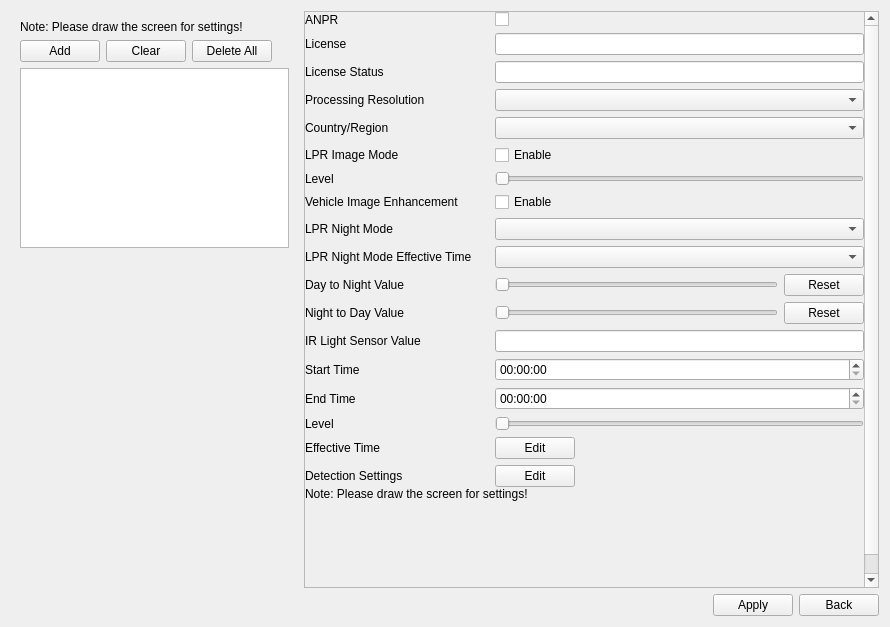
<?xml version="1.0" encoding="UTF-8"?>
<ui version="4.0">
 <class>AnprSettingPage</class>
 <widget class="QWidget" name="AnprSettingPage">
  <property name="geometry">
   <rect>
    <x>0</x>
    <y>0</y>
    <width>890</width>
    <height>627</height>
   </rect>
  </property>
  <property name="windowTitle">
   <string>Form</string>
  </property>
  <layout class="QGridLayout" name="gridLayout_2">
   <item row="0" column="0">
    <widget class="QWidget" name="widget_left" native="true">
     <property name="sizePolicy">
      <sizepolicy hsizetype="Preferred" vsizetype="Preferred">
       <horstretch>1</horstretch>
       <verstretch>0</verstretch>
      </sizepolicy>
     </property>
     <layout class="QVBoxLayout" name="verticalLayout">
      <property name="topMargin">
       <number>9</number>
      </property>
      <item>
       <widget class="QLabel" name="label_note">
        <property name="text">
         <string>Note: Please draw the screen for settings!</string>
        </property>
        <property name="style" stdset="0">
         <string>blue_text</string>
        </property>
       </widget>
      </item>
      <item>
       <layout class="QHBoxLayout" name="horizontalLayout">
        <item>
         <widget class="MyPushButton" name="pushButton_add">
          <property name="text">
           <string>Add</string>
          </property>
         </widget>
        </item>
        <item>
         <widget class="MyPushButton" name="pushButton_clear">
          <property name="text">
           <string>Clear</string>
          </property>
         </widget>
        </item>
        <item>
         <widget class="MyPushButton" name="pushButton_clearAll">
          <property name="text">
           <string>Delete All</string>
          </property>
         </widget>
        </item>
        <item>
         <spacer name="horizontalSpacer">
          <property name="orientation">
           <enum>Qt::Horizontal</enum>
          </property>
          <property name="sizeHint" stdset="0">
           <size>
            <width>40</width>
            <height>20</height>
           </size>
          </property>
         </spacer>
        </item>
       </layout>
      </item>
      <item>
       <widget class="TableView" name="tableView_anprRegion">
        <property name="maximumSize">
         <size>
          <width>16777215</width>
          <height>180</height>
         </size>
        </property>
       </widget>
      </item>
      <item>
       <spacer name="verticalSpacer">
        <property name="orientation">
         <enum>Qt::Vertical</enum>
        </property>
        <property name="sizeType">
         <enum>QSizePolicy::Expanding</enum>
        </property>
        <property name="sizeHint" stdset="0">
         <size>
          <width>40</width>
          <height>10</height>
         </size>
        </property>
       </spacer>
      </item>
     </layout>
    </widget>
   </item>
   <item row="0" column="1">
    <widget class="QScrollArea" name="scrollArea">
     <property name="sizePolicy">
      <sizepolicy hsizetype="Expanding" vsizetype="Expanding">
       <horstretch>2</horstretch>
       <verstretch>0</verstretch>
      </sizepolicy>
     </property>
     <property name="widgetResizable">
      <bool>true</bool>
     </property>
     <widget class="QWidget" name="scrollAreaWidgetContents">
      <property name="geometry">
       <rect>
        <x>0</x>
        <y>-77</y>
        <width>548</width>
        <height>651</height>
       </rect>
      </property>
      <layout class="QVBoxLayout" name="verticalLayout_3">
       <property name="leftMargin">
        <number>0</number>
       </property>
       <property name="topMargin">
        <number>0</number>
       </property>
       <property name="rightMargin">
        <number>0</number>
       </property>
       <property name="bottomMargin">
        <number>0</number>
       </property>
       <item>
        <widget class="QWidget" name="widget_right" native="true">
         <property name="sizePolicy">
          <sizepolicy hsizetype="Preferred" vsizetype="Preferred">
           <horstretch>0</horstretch>
           <verstretch>0</verstretch>
          </sizepolicy>
         </property>
         <layout class="QVBoxLayout" name="verticalLayout_2">
          <property name="spacing">
           <number>0</number>
          </property>
          <property name="leftMargin">
           <number>0</number>
          </property>
          <property name="topMargin">
           <number>0</number>
          </property>
          <property name="rightMargin">
           <number>0</number>
          </property>
          <property name="bottomMargin">
           <number>0</number>
          </property>
          <item>
           <layout class="QGridLayout" name="gridLayout">
            <property name="leftMargin">
             <number>0</number>
            </property>
            <property name="topMargin">
             <number>0</number>
            </property>
            <property name="rightMargin">
             <number>0</number>
            </property>
            <property name="spacing">
             <number>6</number>
            </property>
            <item row="10" column="2">
             <widget class="QWidget" name="widget_DayToNightValue" native="true">
              <layout class="QHBoxLayout" name="horizontalLayout_5">
               <property name="leftMargin">
                <number>0</number>
               </property>
               <property name="topMargin">
                <number>0</number>
               </property>
               <property name="rightMargin">
                <number>0</number>
               </property>
               <property name="bottomMargin">
                <number>0</number>
               </property>
               <item>
                <widget class="BaseSlider" name="slider_DayToNightValue">
                 <property name="sizePolicy">
                  <sizepolicy hsizetype="Expanding" vsizetype="Preferred">
                   <horstretch>0</horstretch>
                   <verstretch>0</verstretch>
                  </sizepolicy>
                 </property>
                 <property name="minimum">
                  <number>1</number>
                 </property>
                 <property name="orientation">
                  <enum>Qt::Horizontal</enum>
                 </property>
                </widget>
               </item>
               <item>
                <widget class="QPushButton" name="pushButton_DayToNightValue">
                 <property name="text">
                  <string>Reset</string>
                 </property>
                </widget>
               </item>
              </layout>
             </widget>
            </item>
            <item row="3" column="2">
             <widget class="ComboBox" name="comboBox_processingResolution"/>
            </item>
            <item row="1" column="2">
             <widget class="MyLineEdit" name="lineEdit_license">
              <property name="maxLength">
               <number>127</number>
              </property>
             </widget>
            </item>
            <item row="3" column="0">
             <widget class="QLabel" name="label_processingResolution">
              <property name="text">
               <string>Processing Resolution</string>
              </property>
             </widget>
            </item>
            <item row="16" column="0">
             <widget class="QLabel" name="label_effectiveTime">
              <property name="text">
               <string>Effective Time</string>
              </property>
             </widget>
            </item>
            <item row="15" column="0">
             <widget class="QLabel" name="label_level">
              <property name="text">
               <string>Level</string>
              </property>
             </widget>
            </item>
            <item row="8" column="0">
             <widget class="QLabel" name="label_LPRNightMode">
              <property name="text">
               <string>LPR Night Mode</string>
              </property>
             </widget>
            </item>
            <item row="1" column="0">
             <widget class="QLabel" name="label_license">
              <property name="text">
               <string>License</string>
              </property>
             </widget>
            </item>
            <item row="9" column="0">
             <widget class="QLabel" name="label_LPRNightModeEffectiveTime">
              <property name="text">
               <string>LPR Night Mode Effective Time</string>
              </property>
             </widget>
            </item>
            <item row="10" column="0">
             <widget class="QLabel" name="label_DayToNightValue">
              <property name="text">
               <string>Day to Night Value</string>
              </property>
             </widget>
            </item>
            <item row="2" column="0">
             <widget class="QLabel" name="label_licenseStatus">
              <property name="text">
               <string>License Status</string>
              </property>
             </widget>
            </item>
            <item row="0" column="0">
             <widget class="QLabel" name="label_enable">
              <property name="sizePolicy">
               <sizepolicy hsizetype="Preferred" vsizetype="Preferred">
                <horstretch>1</horstretch>
                <verstretch>0</verstretch>
               </sizepolicy>
              </property>
              <property name="text">
               <string>ANPR</string>
              </property>
             </widget>
            </item>
            <item row="6" column="0">
             <widget class="QLabel" name="labelLevel">
              <property name="text">
               <string>Level</string>
              </property>
             </widget>
            </item>
            <item row="11" column="0">
             <widget class="QLabel" name="label_NightToDayValue">
              <property name="text">
               <string>Night to Day Value</string>
              </property>
             </widget>
            </item>
            <item row="6" column="2">
             <widget class="BaseSlider" name="horizontalSliderLevel">
              <property name="minimum">
               <number>1</number>
              </property>
              <property name="maximum">
               <number>5</number>
              </property>
              <property name="orientation">
               <enum>Qt::Horizontal</enum>
              </property>
             </widget>
            </item>
            <item row="13" column="0">
             <widget class="QLabel" name="label_startTime">
              <property name="text">
               <string>Start Time</string>
              </property>
             </widget>
            </item>
            <item row="15" column="2">
             <widget class="BaseSlider" name="slider_level">
              <property name="minimum">
               <number>1</number>
              </property>
              <property name="maximum">
               <number>5</number>
              </property>
              <property name="orientation">
               <enum>Qt::Horizontal</enum>
              </property>
             </widget>
            </item>
            <item row="7" column="0">
             <widget class="QLabel" name="labelVehicleImageEnhancement">
              <property name="text">
               <string>Vehicle Image Enhancement</string>
              </property>
             </widget>
            </item>
            <item row="17" column="2">
             <widget class="QWidget" name="widget_4" native="true">
              <layout class="QHBoxLayout" name="horizontalLayout_3">
               <property name="leftMargin">
                <number>0</number>
               </property>
               <property name="topMargin">
                <number>0</number>
               </property>
               <property name="rightMargin">
                <number>0</number>
               </property>
               <property name="bottomMargin">
                <number>0</number>
               </property>
               <item>
                <widget class="MyPushButton" name="pushButton_detectionSettings">
                 <property name="text">
                  <string>Edit</string>
                 </property>
                </widget>
               </item>
               <item>
                <spacer name="horizontalSpacer_2">
                 <property name="orientation">
                  <enum>Qt::Horizontal</enum>
                 </property>
                 <property name="sizeHint" stdset="0">
                  <size>
                   <width>40</width>
                   <height>20</height>
                  </size>
                 </property>
                </spacer>
               </item>
              </layout>
             </widget>
            </item>
            <item row="8" column="2">
             <widget class="ComboBox" name="comboBox_lprNightMode"/>
            </item>
            <item row="0" column="2">
             <widget class="QCheckBox" name="checkBox_enable">
              <property name="sizePolicy">
               <sizepolicy hsizetype="Minimum" vsizetype="Fixed">
                <horstretch>2</horstretch>
                <verstretch>0</verstretch>
               </sizepolicy>
              </property>
              <property name="text">
               <string/>
              </property>
             </widget>
            </item>
            <item row="11" column="2">
             <widget class="QWidget" name="widget_NightToDayValue" native="true">
              <layout class="QHBoxLayout" name="horizontalLayout_6">
               <property name="leftMargin">
                <number>0</number>
               </property>
               <property name="topMargin">
                <number>0</number>
               </property>
               <property name="rightMargin">
                <number>0</number>
               </property>
               <property name="bottomMargin">
                <number>0</number>
               </property>
               <item>
                <widget class="BaseSlider" name="slider_NightToDayValue">
                 <property name="sizePolicy">
                  <sizepolicy hsizetype="Expanding" vsizetype="Ignored">
                   <horstretch>0</horstretch>
                   <verstretch>0</verstretch>
                  </sizepolicy>
                 </property>
                 <property name="minimum">
                  <number>1</number>
                 </property>
                 <property name="orientation">
                  <enum>Qt::Horizontal</enum>
                 </property>
                </widget>
               </item>
               <item>
                <widget class="QPushButton" name="pushButton_NightToDayValue">
                 <property name="text">
                  <string>Reset</string>
                 </property>
                </widget>
               </item>
              </layout>
             </widget>
            </item>
            <item row="14" column="2">
             <widget class="MyTimeEdit" name="timeEdit_endTime"/>
            </item>
            <item row="12" column="0">
             <widget class="QLabel" name="label_IrLightSensorValue">
              <property name="text">
               <string>IR Light Sensor Value</string>
              </property>
             </widget>
            </item>
            <item row="5" column="0">
             <widget class="QLabel" name="labelLPRImageMode">
              <property name="text">
               <string>LPR Image Mode</string>
              </property>
             </widget>
            </item>
            <item row="5" column="2">
             <widget class="QCheckBox" name="checkBoxLPRImageMode">
              <property name="text">
               <string>Enable</string>
              </property>
             </widget>
            </item>
            <item row="12" column="2">
             <widget class="MyLineEdit" name="lineEdit_IrLightSensorValue">
              <property name="readOnly">
               <bool>true</bool>
              </property>
             </widget>
            </item>
            <item row="16" column="2">
             <widget class="QWidget" name="widget_2" native="true">
              <layout class="QHBoxLayout" name="horizontalLayout_4">
               <property name="spacing">
                <number>6</number>
               </property>
               <property name="leftMargin">
                <number>0</number>
               </property>
               <property name="topMargin">
                <number>0</number>
               </property>
               <property name="rightMargin">
                <number>0</number>
               </property>
               <property name="bottomMargin">
                <number>0</number>
               </property>
               <item>
                <widget class="MyPushButton" name="pushButton_effectiveTime">
                 <property name="text">
                  <string>Edit</string>
                 </property>
                </widget>
               </item>
               <item>
                <spacer name="horizontalSpacer_3">
                 <property name="orientation">
                  <enum>Qt::Horizontal</enum>
                 </property>
                 <property name="sizeHint" stdset="0">
                  <size>
                   <width>40</width>
                   <height>20</height>
                  </size>
                 </property>
                </spacer>
               </item>
              </layout>
             </widget>
            </item>
            <item row="4" column="2">
             <widget class="ComboBox" name="comboBox_countryRegion"/>
            </item>
            <item row="4" column="0">
             <widget class="QLabel" name="label_countryRegion">
              <property name="text">
               <string>Country/Region</string>
              </property>
             </widget>
            </item>
            <item row="17" column="0">
             <widget class="QLabel" name="label_detectionSettings">
              <property name="text">
               <string>Detection Settings</string>
              </property>
             </widget>
            </item>
            <item row="9" column="2">
             <widget class="ComboBox" name="comboBox_LPRNightModeEffectiveTime"/>
            </item>
            <item row="13" column="2">
             <widget class="MyTimeEdit" name="timeEdit_startTime"/>
            </item>
            <item row="14" column="0">
             <widget class="QLabel" name="label_endTime">
              <property name="text">
               <string>End Time</string>
              </property>
             </widget>
            </item>
            <item row="2" column="2">
             <widget class="MyLineEdit" name="lineEdit_licenseStatus">
              <property name="readOnly">
               <bool>true</bool>
              </property>
             </widget>
            </item>
            <item row="7" column="2">
             <widget class="QCheckBox" name="checkBoxVehicleImageEnhancement">
              <property name="text">
               <string>Enable</string>
              </property>
             </widget>
            </item>
           </layout>
          </item>
          <item>
           <widget class="QLabel" name="label_note_2">
            <property name="text">
             <string>Note: Please draw the screen for settings!</string>
            </property>
            <property name="style" stdset="0">
             <string>blue_text</string>
            </property>
           </widget>
          </item>
          <item>
           <spacer name="verticalSpacer_2">
            <property name="orientation">
             <enum>Qt::Vertical</enum>
            </property>
            <property name="sizeType">
             <enum>QSizePolicy::Expanding</enum>
            </property>
            <property name="sizeHint" stdset="0">
             <size>
              <width>40</width>
              <height>0</height>
             </size>
            </property>
           </spacer>
          </item>
         </layout>
        </widget>
       </item>
       <item>
        <widget class="QWidget" name="widget" native="true">
         <property name="minimumSize">
          <size>
           <width>0</width>
           <height>100</height>
          </size>
         </property>
        </widget>
       </item>
      </layout>
     </widget>
    </widget>
   </item>
   <item row="1" column="0" colspan="2">
    <layout class="QHBoxLayout" name="horizontalLayout_2">
     <item>
      <widget class="WidgetMessage" name="widgetMessage" native="true"/>
     </item>
     <item>
      <spacer name="horizontalSpacer_4">
       <property name="orientation">
        <enum>Qt::Horizontal</enum>
       </property>
       <property name="sizeHint" stdset="0">
        <size>
         <width>40</width>
         <height>20</height>
        </size>
       </property>
      </spacer>
     </item>
     <item>
      <widget class="MyPushButton" name="pushButton_apply">
       <property name="text">
        <string>Apply</string>
       </property>
      </widget>
     </item>
     <item>
      <widget class="MyPushButton" name="pushButton_back">
       <property name="text">
        <string>Back</string>
       </property>
      </widget>
     </item>
    </layout>
   </item>
  </layout>
 </widget>
 <customwidgets>
  <customwidget>
   <class>ComboBox</class>
   <extends>QComboBox</extends>
   <header>combobox.h</header>
  </customwidget>
  <customwidget>
   <class>MyPushButton</class>
   <extends>QPushButton</extends>
   <header>mypushbutton.h</header>
  </customwidget>
  <customwidget>
   <class>BaseSlider</class>
   <extends>QSlider</extends>
   <header>baseslider.h</header>
   <container>1</container>
  </customwidget>
  <customwidget>
   <class>TableView</class>
   <extends>QTableView</extends>
   <header>tableview.h</header>
  </customwidget>
  <customwidget>
   <class>WidgetMessage</class>
   <extends>QWidget</extends>
   <header>widgetmessage.h</header>
   <container>1</container>
  </customwidget>
  <customwidget>
   <class>MyLineEdit</class>
   <extends>QLineEdit</extends>
   <header>mylineedit.h</header>
  </customwidget>
  <customwidget>
   <class>MyTimeEdit</class>
   <extends>QTimeEdit</extends>
   <header>mytimeedit.h</header>
  </customwidget>
 </customwidgets>
 <resources/>
 <connections/>
</ui>
